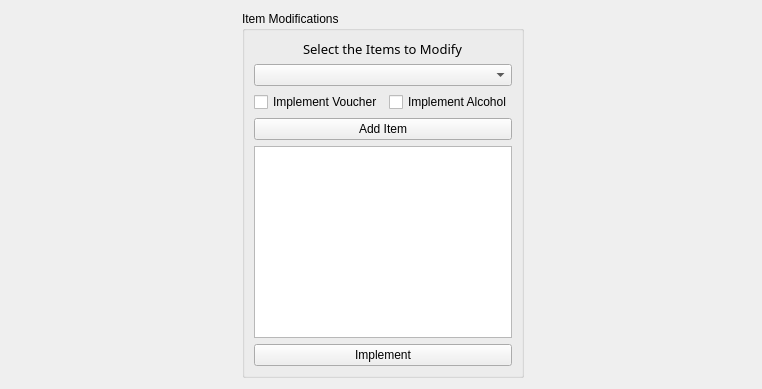
          <widget class="QWidget" name="tab_10">
           <attribute name="title">
            <string>Item Modifications</string>
           </attribute>
           <layout class="QGridLayout" name="gridLayout_29">
            <item row="0" column="0">
             <spacer name="horizontalSpacer_26">
              <property name="orientation">
               <enum>Qt::Horizontal</enum>
              </property>
              <property name="sizeHint" stdset="0">
               <size>
                <width>231</width>
                <height>20</height>
               </size>
              </property>
             </spacer>
            </item>
            <item row="0" column="1">
             <widget class="QGroupBox" name="itemsModification_3">
              <property name="sizePolicy">
               <sizepolicy hsizetype="Expanding" vsizetype="Expanding">
                <horstretch>0</horstretch>
                <verstretch>0</verstretch>
               </sizepolicy>
              </property>
              <property name="title">
               <string>Item Modifications</string>
              </property>
              <layout class="QGridLayout" name="gridLayout_24">
               <item row="2" column="0">
                <widget class="QCheckBox" name="imVoucherIM">
                 <property name="text">
                  <string>Implement Voucher</string>
                 </property>
                 <property name="checked">
                  <bool>false</bool>
                 </property>
                </widget>
               </item>
               <item row="5" column="0" colspan="2">
                <widget class="QTextEdit" name="addedItems_3"/>
               </item>
               <item row="0" column="0" colspan="2" alignment="Qt::AlignHCenter">
                <widget class="QLabel" name="labelItems_3">
                 <property name="font">
                  <font>
                   <family>Yu Gothic</family>
                   <pointsize>10</pointsize>
                  </font>
                 </property>
                 <property name="text">
                  <string>Select the Items to Modify</string>
                 </property>
                </widget>
               </item>
               <item row="1" column="0" colspan="2">
                <widget class="QComboBox" name="itemsList_3">
                 <property name="sizePolicy">
                  <sizepolicy hsizetype="Expanding" vsizetype="Fixed">
                   <horstretch>0</horstretch>
                   <verstretch>0</verstretch>
                  </sizepolicy>
                 </property>
                 <property name="modelColumn">
                  <number>0</number>
                 </property>
                </widget>
               </item>
               <item row="3" column="0" colspan="2">
                <widget class="QPushButton" name="addItem_3">
                 <property name="sizePolicy">
                  <sizepolicy hsizetype="Minimum" vsizetype="Fixed">
                   <horstretch>0</horstretch>
                   <verstretch>0</verstretch>
                  </sizepolicy>
                 </property>
                 <property name="text">
                  <string>Add Item</string>
                 </property>
                </widget>
               </item>
               <item row="6" column="0" colspan="2">
                <widget class="QPushButton" name="implementVAIM">
                 <property name="text">
                  <string>Implement</string>
                 </property>
                </widget>
               </item>
               <item row="2" column="1">
                <widget class="QCheckBox" name="imAlcoholIM">
                 <property name="text">
                  <string>Implement Alcohol</string>
                 </property>
                </widget>
               </item>
              </layout>
             </widget>
            </item>
            <item row="0" column="2">
             <spacer name="horizontalSpacer_27">
              <property name="orientation">
               <enum>Qt::Horizontal</enum>
              </property>
              <property name="sizeHint" stdset="0">
               <size>
                <width>227</width>
                <height>20</height>
               </size>
              </property>
             </spacer>
            </item>
           </layout>
          </widget>
